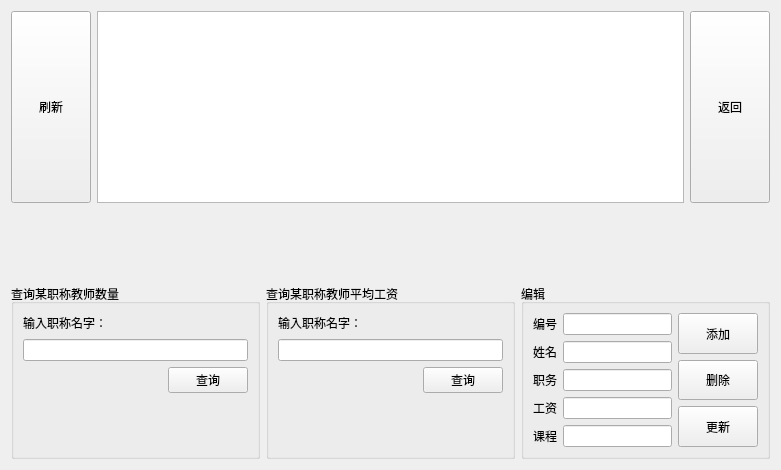
<?xml version="1.0" encoding="UTF-8"?>
<ui version="4.0">
 <class>manage_teacher</class>
 <widget class="QWidget" name="manage_teacher">
  <property name="geometry">
   <rect>
    <x>0</x>
    <y>0</y>
    <width>781</width>
    <height>470</height>
   </rect>
  </property>
  <property name="windowTitle">
   <string>Form</string>
  </property>
  <property name="styleSheet">
   <string notr="true">
	</string>
  </property>
  <layout class="QVBoxLayout" name="verticalLayout_10">
   <item>
    <layout class="QVBoxLayout" name="verticalLayout_8">
     <item>
      <layout class="QHBoxLayout" name="horizontalLayout_3">
       <item>
        <widget class="QPushButton" name="seeAllButton">
         <property name="sizePolicy">
          <sizepolicy hsizetype="Minimum" vsizetype="Minimum">
           <horstretch>0</horstretch>
           <verstretch>0</verstretch>
          </sizepolicy>
         </property>
         <property name="text">
          <string>刷新</string>
         </property>
        </widget>
       </item>
       <item>
        <widget class="QTableWidget" name="tableWidget">
         <property name="styleSheet">
          <string notr="true">font: 12pt &quot;Arial&quot;;</string>
         </property>
        </widget>
       </item>
       <item>
        <widget class="QPushButton" name="backButton">
         <property name="sizePolicy">
          <sizepolicy hsizetype="Minimum" vsizetype="Minimum">
           <horstretch>0</horstretch>
           <verstretch>0</verstretch>
          </sizepolicy>
         </property>
         <property name="styleSheet">
          <string notr="true">font: 12pt &quot;Arial&quot;;</string>
         </property>
         <property name="text">
          <string>返回</string>
         </property>
        </widget>
       </item>
      </layout>
     </item>
     <item>
      <spacer name="verticalSpacer_5">
       <property name="orientation">
        <enum>Qt::Vertical</enum>
       </property>
       <property name="sizeHint" stdset="0">
        <size>
         <width>20</width>
         <height>40</height>
        </size>
       </property>
      </spacer>
     </item>
     <item>
      <layout class="QHBoxLayout" name="horizontalLayout_8">
       <item>
        <widget class="QGroupBox" name="groupBox">
         <property name="styleSheet">
          <string notr="true">font: 12pt &quot;Arial&quot;;</string>
         </property>
         <property name="title">
          <string>查询某职称教师数量</string>
         </property>
         <layout class="QVBoxLayout" name="verticalLayout_5">
          <item>
           <layout class="QVBoxLayout" name="verticalLayout_4">
            <item>
             <layout class="QHBoxLayout" name="horizontalLayout_5">
              <item>
               <widget class="QLabel" name="label_6">
                <property name="text">
                 <string>输入职称名字：</string>
                </property>
               </widget>
              </item>
              <item>
               <spacer name="spacer11">
                <property name="orientation">
                 <enum>Qt::Horizontal</enum>
                </property>
                <property name="sizeHint" stdset="0">
                 <size>
                  <width>40</width>
                  <height>20</height>
                 </size>
                </property>
               </spacer>
              </item>
             </layout>
            </item>
            <item>
             <widget class="QLineEdit" name="tworkSearchEdit_1">
              <property name="styleSheet">
               <string notr="true">font: 12pt &quot;Arial&quot;;</string>
              </property>
             </widget>
            </item>
            <item>
             <layout class="QHBoxLayout" name="horizontalLayout_4">
              <item>
               <spacer name="horizontalSpacer">
                <property name="orientation">
                 <enum>Qt::Horizontal</enum>
                </property>
                <property name="sizeHint" stdset="0">
                 <size>
                  <width>40</width>
                  <height>20</height>
                 </size>
                </property>
               </spacer>
              </item>
              <item>
               <widget class="QPushButton" name="tworkSearchBtn_1">
                <property name="text">
                 <string>查询</string>
                </property>
               </widget>
              </item>
             </layout>
            </item>
           </layout>
          </item>
          <item>
           <spacer name="verticalSpacer">
            <property name="orientation">
             <enum>Qt::Vertical</enum>
            </property>
            <property name="sizeHint" stdset="0">
             <size>
              <width>20</width>
              <height>40</height>
             </size>
            </property>
           </spacer>
          </item>
         </layout>
        </widget>
       </item>
       <item>
        <widget class="QGroupBox" name="groupBox_3">
         <property name="styleSheet">
          <string notr="true">font: 12pt &quot;Arial&quot;;</string>
         </property>
         <property name="title">
          <string>查询某职称教师平均工资</string>
         </property>
         <layout class="QVBoxLayout" name="verticalLayout_6">
          <item>
           <layout class="QVBoxLayout" name="verticalLayout_7">
            <item>
             <layout class="QHBoxLayout" name="horizontalLayout_6">
              <item>
               <widget class="QLabel" name="label_7">
                <property name="styleSheet">
                 <string notr="true">font: 12pt &quot;Arial&quot;;</string>
                </property>
                <property name="text">
                 <string>输入职称名字：</string>
                </property>
               </widget>
              </item>
              <item>
               <spacer name="spacerrr">
                <property name="orientation">
                 <enum>Qt::Horizontal</enum>
                </property>
                <property name="sizeHint" stdset="0">
                 <size>
                  <width>40</width>
                  <height>20</height>
                 </size>
                </property>
               </spacer>
              </item>
             </layout>
            </item>
            <item>
             <widget class="QLineEdit" name="tworkSearchEdit_2">
              <property name="styleSheet">
               <string notr="true">font: 12pt &quot;Arial&quot;;</string>
              </property>
             </widget>
            </item>
            <item>
             <layout class="QHBoxLayout" name="horizontalLayout_7">
              <item>
               <spacer name="horizontalSpacer_4">
                <property name="orientation">
                 <enum>Qt::Horizontal</enum>
                </property>
                <property name="sizeHint" stdset="0">
                 <size>
                  <width>40</width>
                  <height>20</height>
                 </size>
                </property>
               </spacer>
              </item>
              <item>
               <widget class="QPushButton" name="tworkSearchBtn_2">
                <property name="text">
                 <string>查询</string>
                </property>
               </widget>
              </item>
             </layout>
            </item>
           </layout>
          </item>
          <item>
           <spacer name="verticalSpacer_4">
            <property name="orientation">
             <enum>Qt::Vertical</enum>
            </property>
            <property name="sizeHint" stdset="0">
             <size>
              <width>20</width>
              <height>40</height>
             </size>
            </property>
           </spacer>
          </item>
         </layout>
        </widget>
       </item>
       <item>
        <widget class="QGroupBox" name="groupBox_2">
         <property name="styleSheet">
          <string notr="true">font: 12pt &quot;Arial&quot;;</string>
         </property>
         <property name="title">
          <string>编辑</string>
         </property>
         <layout class="QVBoxLayout" name="verticalLayout_9">
          <item>
           <layout class="QHBoxLayout" name="horizontalLayout_2">
            <item>
             <layout class="QHBoxLayout" name="horizontalLayout">
              <item>
               <layout class="QVBoxLayout" name="verticalLayout_2">
                <item>
                 <widget class="QLabel" name="label">
                  <property name="styleSheet">
                   <string notr="true">font: 12pt &quot;Arial&quot;;</string>
                  </property>
                  <property name="text">
                   <string>编号</string>
                  </property>
                 </widget>
                </item>
                <item>
                 <widget class="QLabel" name="label_2">
                  <property name="styleSheet">
                   <string notr="true">font: 12pt &quot;Arial&quot;;</string>
                  </property>
                  <property name="text">
                   <string>姓名</string>
                  </property>
                 </widget>
                </item>
                <item>
                 <widget class="QLabel" name="label_3">
                  <property name="styleSheet">
                   <string notr="true">font: 12pt &quot;Arial&quot;;</string>
                  </property>
                  <property name="text">
                   <string>职务</string>
                  </property>
                 </widget>
                </item>
                <item>
                 <widget class="QLabel" name="label_4">
                  <property name="styleSheet">
                   <string notr="true">font: 12pt &quot;Arial&quot;;</string>
                  </property>
                  <property name="text">
                   <string>工资</string>
                  </property>
                 </widget>
                </item>
                <item>
                 <widget class="QLabel" name="label_5">
                  <property name="styleSheet">
                   <string notr="true">font: 12pt &quot;Arial&quot;;</string>
                  </property>
                  <property name="text">
                   <string>课程</string>
                  </property>
                 </widget>
                </item>
               </layout>
              </item>
              <item>
               <layout class="QVBoxLayout" name="verticalLayout_3">
                <item>
                 <widget class="QLineEdit" name="tnoEdit">
                  <property name="styleSheet">
                   <string notr="true">font: 12pt &quot;Arial&quot;;</string>
                  </property>
                 </widget>
                </item>
                <item>
                 <widget class="QLineEdit" name="tnameEdit">
                  <property name="styleSheet">
                   <string notr="true">font: 12pt &quot;Arial&quot;;</string>
                  </property>
                 </widget>
                </item>
                <item>
                 <widget class="QLineEdit" name="tworkEdit">
                  <property name="styleSheet">
                   <string notr="true">font: 12pt &quot;Arial&quot;;</string>
                  </property>
                 </widget>
                </item>
                <item>
                 <widget class="QLineEdit" name="twageEdit">
                  <property name="styleSheet">
                   <string notr="true">font: 12pt &quot;Arial&quot;;</string>
                  </property>
                 </widget>
                </item>
                <item>
                 <widget class="QLineEdit" name="tcourseEdit">
                  <property name="styleSheet">
                   <string notr="true">font: 12pt &quot;Arial&quot;;</string>
                  </property>
                 </widget>
                </item>
               </layout>
              </item>
             </layout>
            </item>
            <item>
             <layout class="QVBoxLayout" name="verticalLayout">
              <item>
               <widget class="QPushButton" name="insertButton">
                <property name="sizePolicy">
                 <sizepolicy hsizetype="Minimum" vsizetype="Preferred">
                  <horstretch>0</horstretch>
                  <verstretch>0</verstretch>
                 </sizepolicy>
                </property>
                <property name="styleSheet">
                 <string notr="true">font: 12pt &quot;Arial&quot;;</string>
                </property>
                <property name="text">
                 <string>添加</string>
                </property>
               </widget>
              </item>
              <item>
               <widget class="QPushButton" name="deleteButton">
                <property name="sizePolicy">
                 <sizepolicy hsizetype="Minimum" vsizetype="Preferred">
                  <horstretch>0</horstretch>
                  <verstretch>0</verstretch>
                 </sizepolicy>
                </property>
                <property name="styleSheet">
                 <string notr="true">font: 12pt &quot;Arial&quot;;</string>
                </property>
                <property name="text">
                 <string>删除</string>
                </property>
               </widget>
              </item>
              <item>
               <widget class="QPushButton" name="updataButton">
                <property name="sizePolicy">
                 <sizepolicy hsizetype="Minimum" vsizetype="Preferred">
                  <horstretch>0</horstretch>
                  <verstretch>0</verstretch>
                 </sizepolicy>
                </property>
                <property name="styleSheet">
                 <string notr="true">font: 12pt &quot;Arial&quot;;</string>
                </property>
                <property name="text">
                 <string>更新</string>
                </property>
               </widget>
              </item>
             </layout>
            </item>
           </layout>
          </item>
         </layout>
        </widget>
       </item>
      </layout>
     </item>
    </layout>
   </item>
  </layout>
 </widget>
 <resources/>
 <connections/>
</ui>
